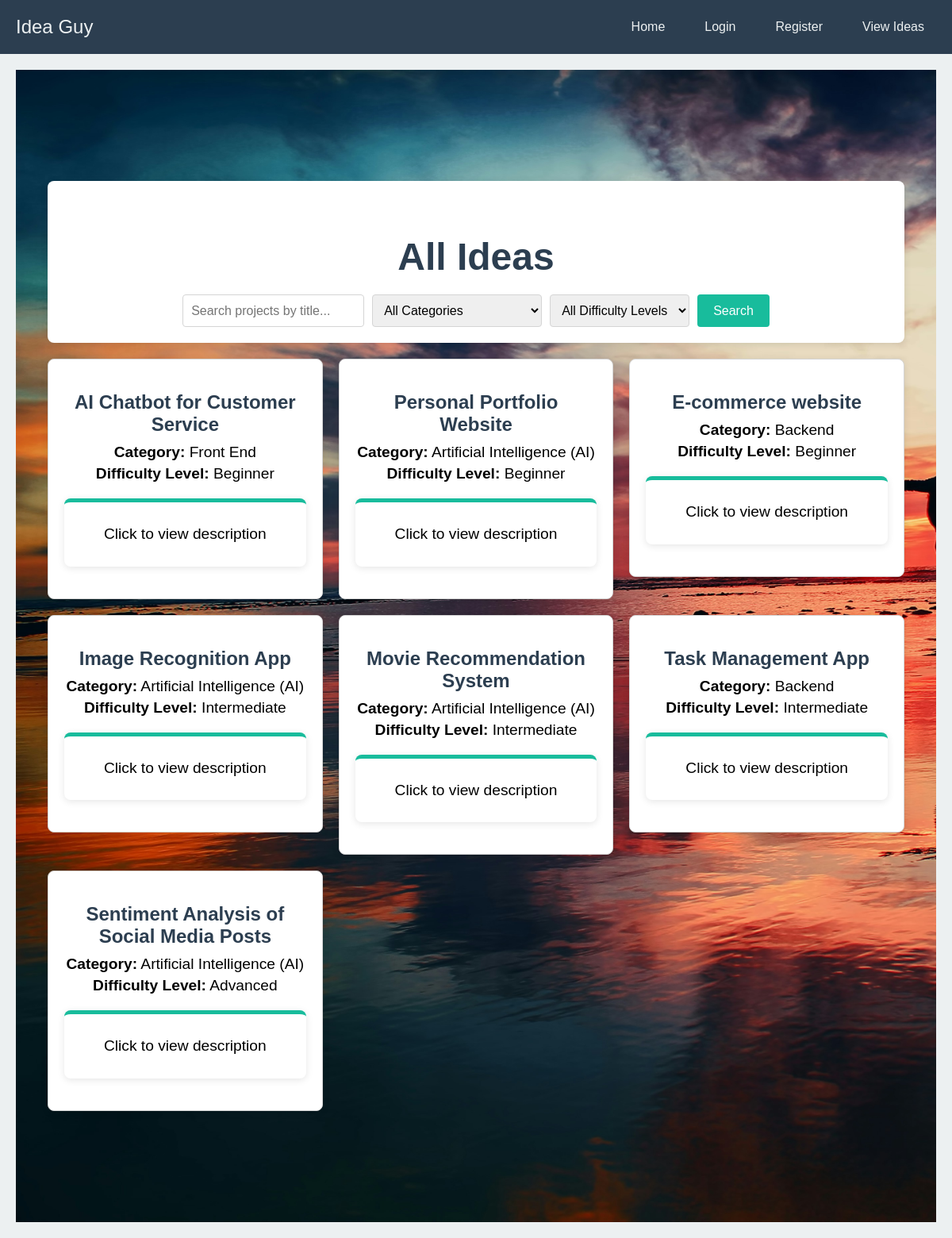
Screenshot of /all_ideas with the database file from the repository.
### the_idea/models.py (models this page shows, shortened)
class Projects(db.Model):
    project_id = db.Column(db.String(20), primary_key=True)
    title = db.Column(db.String(80), nullable=False)
    difficulty_level = db.Column(db.String(50), nullable=False)
    category = db.Column(db.String(50), nullable=False)
    description = db.Column(db.Text, nullable=False)
    category_id = db.Column(db.Integer, db.ForeignKey('categories.category_id'), nullable=False)
    user_id = db.Column(db.String(20), db.ForeignKey('users.id'), nullable=False)
    created_at = db.Column(db.DateTime, default=db.func.current_timestamp())
    updated_at = db.Column(db.DateTime, default=db.func.current_timestamp())

### the_idea/routes.py (the view, shortened to what this page needs)
@app.route('/all_ideas', methods = ['GET', 'POST'])
def all_ideas():
    projects = Projects.query.all()
    categories = Categories.query.all()
    form = SearchForm()
    return render_template('all_ideas.html', projects = projects, form = form, categories=categories, title = 'All Ideas')

### the_idea/forms.py
class SearchForm(FlaskForm):
    search_bar = StringField('Search')
    category_filter = SelectField('Category', choices=[('All Categories','All Categories')] + [(category.category_id, category.category_name) for category in Categories.query.all()], validators=[DataRequired()])
    difficulty_filter = SelectField('Difficulty Level', choices=[('All Difficulty Levels','All Difficulty Levels'), ('Beginner', 'Beginner'), ('Intermediate', 'Intermediate'), ('Advanced', 'Advanced')], validators=[DataRequired()])
    submit = SubmitField('Search')

### the_idea/templates/all_ideas.html (shortened to what this page needs)
{% extends "layout.html" %}
{% block content %}
<head>
    <link rel="stylesheet" href="{{ url_for('static', filename='css/all_ideas.css') }}">
</head>
<main>
    <section class="search-container">
        <h1>{{ title }}</h1>
        <form method="POST" action="{{ url_for('all_ideas') }}">
            <div class="search-filters">
                {{ form.search_bar(class="form-control", id="search-bar", placeholder="Search projects by title...") }}
                {{ form.category_filter(class="form-control", id="category-filter") }}
                {{ form.difficulty_filter(class="form-control", id="difficulty-filter") }}
                {{ form.submit(class="btn", id="search-button") }}
            </div>
        </form>
    </section>
    <section class="projects-container">
        {% for project in projects %}
        <a href="{{ url_for('description', project_id=project.project_id) }}" class="project-card-link">
            <article class="project-card">
                <h2>{{ project.title }}</h2>
                <p><strong>Category:</strong> {{ project.category }}</p>
                <p><strong>Difficulty Level:</strong> {{ project.difficulty_level }}</p>
                <div class="project-description-container">
                    <p class="project-description">Click to view description</p>
                </div>
            </article>
        </a>
        {% endfor %}
    </section>
</main>
{% endblock %}

### the_idea/templates/layout.html (shortened to what this page needs)
<!DOCTYPE html>
<html lang="en">
<head>
    <link rel="stylesheet" href="https://cdnjs.cloudflare.com/ajax/libs/font-awesome/6.0.0-beta3/css/all.min.css">
    <link rel="stylesheet" href="{{ url_for('static', filename='css/home.css') }}">
</head>
<body>
    <header>
        <nav>
            <div class="logo"><a href="{{ url_for('home') }}">Idea Guy</a></div>
            <ul id="menu">
                {% if current_user.is_authenticated %}
                    <li><a href="{{ url_for('home') }}" class="{{ 'active' if request.endpoint == 'home' else '' }}">Home</a></li>
                    <li><a href="{{url_for('account')}}" class="{{'active' if request.endpint == 'account' else ''}}">account</a></li>
                    <li><a href="{{ url_for('logout') }}" class="{{ 'active' if request.endpoint == 'logout' else '' }}">Logout</a></li>
                {% else %}
                    <li><a href="{{ url_for('home') }}" class="{{ 'active' if request.endpoint == 'home' else '' }}">Home</a></li>
                    <li><a href="{{ url_for('login') }}" class="{{ 'active' if request.endpoint == 'login' else '' }}">Login</a></li>
                    <li><a href="{{ url_for('register') }}" class="{{ 'active' if request.endpoint == 'register' else '' }}">Register</a></li>
                {% endif %}
                <li><a href="{{url_for('all_ideas')}}" class="{{ 'active' if request.path == '/view-ideas' else '' }}">View Ideas</a></li>
            </ul>
        </nav>
    </header>
    <main>
        <section class="hero">
            {% block content %}{% endblock %}
        </section>
    </main>
</body>
</html>

### the_idea/static/css/home.css (style rules this page uses)
body { font-family: Arial, sans-serif; margin: 0; background-color: #ECF0F1; color: #2C3E50; margin-top: auto; }
header { background-color: #2C3E50; padding: 20px 0; }
nav { display: flex; justify-content: space-between; align-items: center; max-width: 1200px; margin: 0 auto; padding: 0 20px; }
.logo a { font-size: 1.5em; color: #ECF0F1; text-decoration: none; }
nav ul { list-style: none; display: flex; gap: 20px; margin: 0; padding: 0; }
nav ul li a { color: #ECF0F1; text-decoration: none; padding: 10px 15px; border-radius: 5px; transition: background-color 0.3s; }
.hero { text-align: center; padding: 100px 20px; background-color: #18BC9C; background-image: url('../images/mohamed-nohassi-odxB5oIG_iA-unsplash.jpg'); background-size: cover; background-position: left; background-repeat: no-repeat; color: #ECF0F1; animation: fadeIn 2s ease-in-out; }
.hero h1 { font-size: 3em; margin-bottom: 10px; animation: slideInLeft 1s ease-in-out; }
.hero p { font-size: 1.2em; margin-bottom: 20px; animation: slideInRight 1s ease-in-out; }
.btn { background-color: #18BC9C; color: #ECF0F1; padding: 15px 30px; text-decoration: none; border-radius: 5px; font-size: 1.2em; transition: background-color 0.3s; animation: zoomIn 1.5s ease-in-out; }

### the_idea/static/css/all_ideas.css (style rules this page uses)
main { padding: 20px; }
.search-container { max-width: 1200px; margin: 20px auto; background-color: #FFFFFF; border-radius: 8px; box-shadow: 0 2px 10px rgba(0, 0, 0, 0.1); padding: 20px; text-align: center; }
.search-container h1 { margin-bottom: 20px; color: #2C3E50; }
.search-filters { display: flex; flex-wrap: wrap; justify-content: center; gap: 10px; }
.search-filters input, .search-filters select { padding: 10px; border: 1px solid #D5D5D5; border-radius: 4px; font-size: 1em; }
#search-button { padding: 10px 20px; background-color: #18BC9C; color: #FFFFFF; border: none; border-radius: 4px; cursor: pointer; transition: background-color 0.3s; }
.project-description-container { max-width: 1200px; margin: 20px auto; background-color: #FFFFFF; border-radius: 8px; box-shadow: 0 2px 10px rgba(0, 0, 0, 0.1); padding: 20px; border-top: 5px solid #18BC9C; }
.projects-container { max-width: 1200px; margin: 20px auto; display: grid; grid-template-columns: repeat(auto-fill, minmax(300px, 1fr)); gap: 20px; }
.project-card { background-color: #FFFFFF; border: 1px solid #D5D5D5; border-radius: 8px; box-shadow: 0 2px 10px rgba(0, 0, 0, 0.1); padding: 20px; }
.project-card h2 { font-size: 1.5em; color: #2C3E50; margin-bottom: 10px; }
.project-card p { margin: 5px 0; color: black; }
.project-description { color: #666; line-height: 1.6; }
.project-card-link { text-decoration: none; color: inherit; }

### rows the page displays
Projects: title "AI Chatbot for Customer Service", category "Front End", difficulty_level "Beginner"
Projects: title "Personal Portfolio Website", category "Artificial Intelligence (AI)", difficulty_level "Beginner"
Projects: title "E-commerce website", category "Backend", difficulty_level "Beginner"
Projects: title "Image Recognition App", category "Artificial Intelligence (AI)", difficulty_level "Intermediate"
Projects: title "Movie Recommendation System", category "Artificial Intelligence (AI)", difficulty_level "Intermediate"
Projects: title "Task Management App", category "Backend", difficulty_level "Intermediate"
Projects: title "Sentiment Analysis of Social Media Posts", category "Artificial Intelligence (AI)", difficulty_level "Advanced"

### other values shown
{{ title }} "All Ideas"
